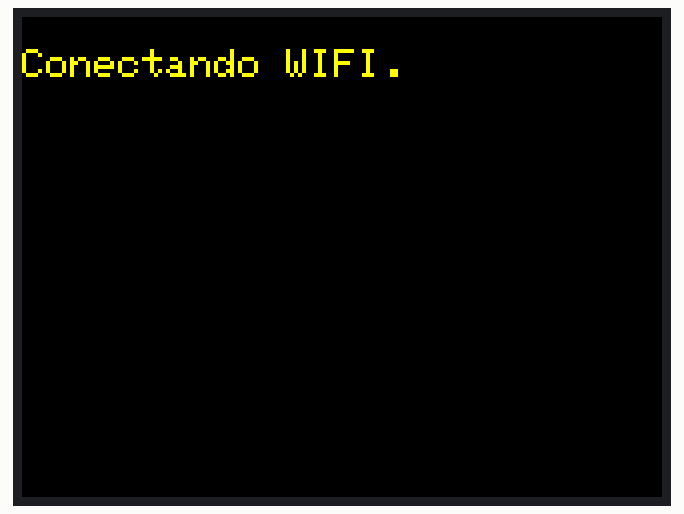
Simulated run of this program. Board: ESP8266 (NodeMCU). Parts: 320×240 colour display. WiFi joins after 1.5 s; servers stay silent unless stated; network time is answered at once with the bench clock; the local clock reads 2024-03-15 10:24:30 at power-on unless the program sets it; not simulated (calls return 0 or success): WifiCredentials.h; what the program prints to the serial monitor is not drawn.

Above: at 0.8 s.
At 1.8 s:
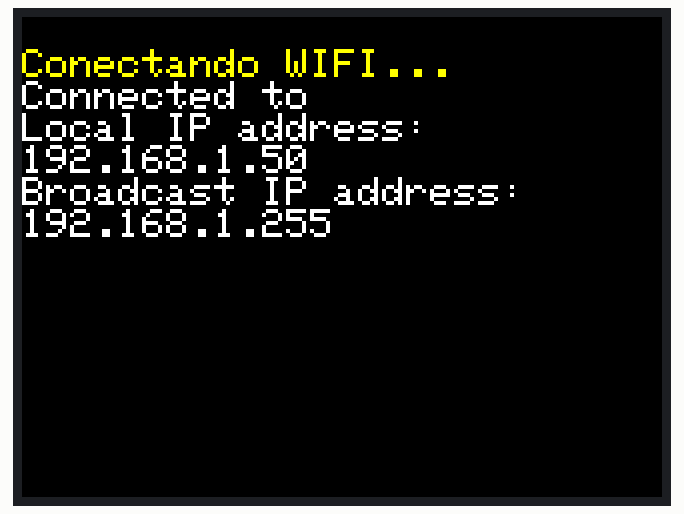
At 6.1 s:
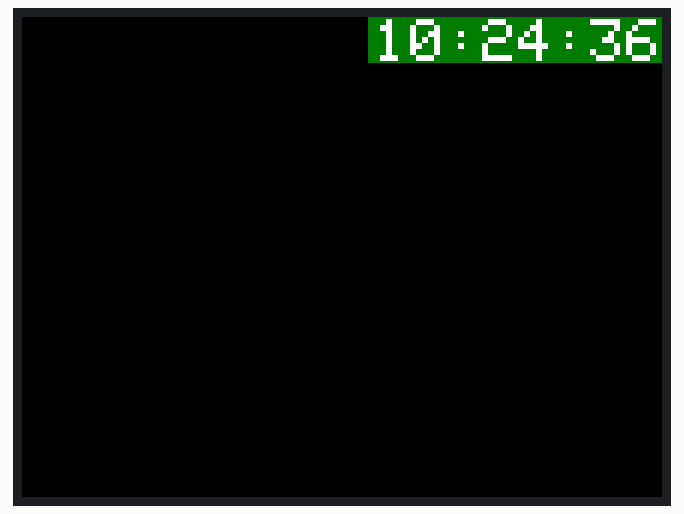
At 14.1 s:
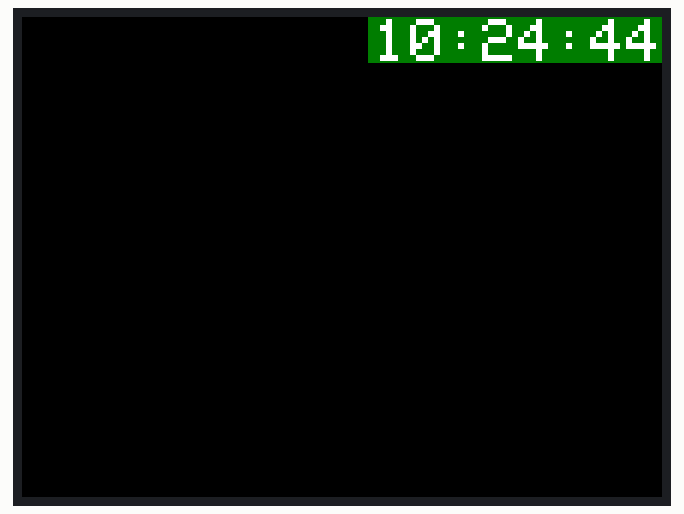
At 22.1 s:
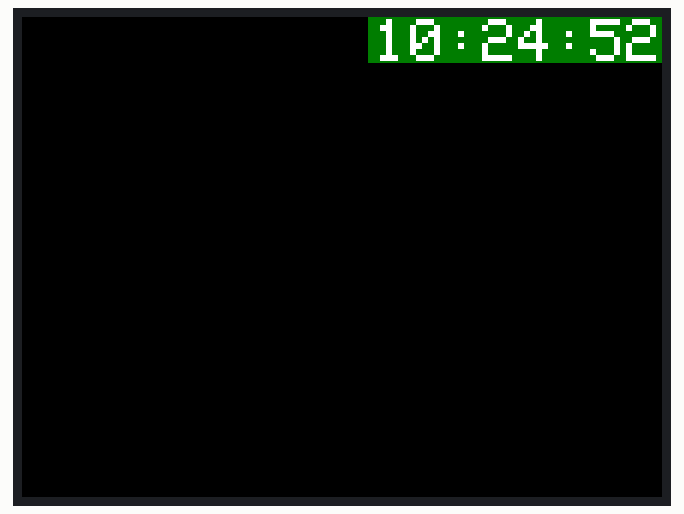
At 39.1 s:
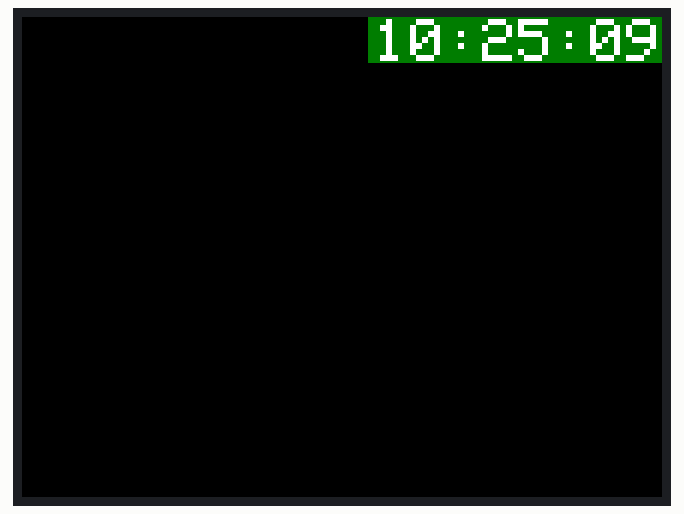

The program:

main.cpp
```cpp
/*
 * Interface com LCD 2.2" SPI TFT Module
 *
 * Ref.: https://simple-circuit.com/esp8266-nodemcu-ili9341-tft-display/
 *
 * Pinagem:
 * TFT Pinout | ESP12c
 * 1 VCC      | 3v3
 * 2 GND      | GND
 * 3 CS       | D2 (ESP8266EX GPIO4)
 * 4 RST      | D3 (ESP8266EX GPIO0)
 * 5 D/C      | D4 (ESP8266EX GPIO2)
 * 6 MOSI     | D7 (ESP8266EX GPIO13)
 * 7 SCK      | D5 (ESP8266EX GPIO14)
 * 8 BL       | 3v3
 * 9 MISO     | Não conectado
 *
 * Pins D5 (GPIO14) and D7 (GPIO13) are hardware SPI module pins of the ESP8266EX microcontroller
 * respectively for SCK (serial clock) and MOSI (master-out slave-in).
 */

#include "Arduino.h"

#include <ESP8266WiFi.h>
#include <ESP8266mDNS.h>
#include <NTPClient.h>
#include <WiFiUdp.h>
#include <ArduinoOTA.h>
#include <WifiCredentials.h>

#include <Adafruit_ILI9341.h>   // include Adafruit ILI9341 TFT library

#define TFT_CS    D2     // TFT CS  pin is connected to NodeMCU pin D2
#define TFT_RST   D3     // TFT RST pin is connected to NodeMCU pin D3
#define TFT_DC    D4     // TFT DC  pin is connected to NodeMCU pin D4
// initialize ILI9341 TFT library with hardware SPI module
// SCK (CLK) ---> NodeMCU pin D5 (GPIO14)
// MOSI(DIN) ---> NodeMCU pin D7 (GPIO13)
Adafruit_ILI9341 tft = Adafruit_ILI9341(TFT_CS, TFT_DC, TFT_RST);

const char* ssid = WIFI_SSID;
const char* password = WIFI_PASSWORD;

WiFiUDP ntpUDP;
NTPClient timeClient(ntpUDP, "pool.ntp.org");
String printedTime = String();

#define DISPLAY_W 320
#define DISPLAY_H 240
#define MARGIN_W 3
#define MARGIN_H 1

int16_t time_x, time_y, time_w, time_h;

WiFiUDP wifiUDP = WiFiUDP();
IPAddress broadcastIP;
char packetBuffer[UDP_TX_PACKET_MAX_SIZE];
long udpNum = 0;
long lastUdpNum = 0;
char sensors[4];

boolean OTA_Updating = false;

unsigned long testFillScreen();
unsigned long testText();

void blinkLed();
unsigned long blinkLastMillis = millis();
uint8_t blinkLevel = LOW;

int16_t progress_x;
int16_t progress_y;

void conectaWifi();

void verifyChar(Stream &stream, int c);

void setup()
{
    Serial.begin(115200);
    Serial.println();
    Serial.println("Show me all!");

    // initialize LED digital pin as an output.
    pinMode(LED_BUILTIN, OUTPUT);

    tft.begin();
    tft.setRotation(1);

    conectaWifi();

    // OTA SETUP
    // Port defaults to 8266
    // ArduinoOTA.setPort(8266);

    // Hostname defaults to esp8266-[ChipID]
    ArduinoOTA.setHostname("showmeall");

    // No authentication by default
    ArduinoOTA.setPasswordHash("26a4b3151ec19724b0c29513bce9aa50");

    // Password can be set with it's md5 value as well
    // MD5(admin) = 21232f297a57a5a743894a0e4a801fc3
    // ArduinoOTA.setPasswordHash("21232f297a57a5a743894a0e4a801fc3");

    ArduinoOTA.onStart([]() {
        OTA_Updating = true;
        String type;
        if (ArduinoOTA.getCommand() == U_FLASH) {
            type = "sketch";
        } else {  // U_FS
            type = "filesystem";
        }

        // NOTE: if updating FS this would be the place to unmount FS using FS.end()
        Serial.println("Start updating " + type);

        tft.setCursor(0,0);
        tft.fillScreen(ILI9341_BLACK);
        tft.setTextColor(ILI9341_YELLOW); tft.setTextSize(2);
        tft.println();
        tft.print("Start updating " + type);

        tft.setTextColor(ILI9341_WHITE, ILI9341_BLUE); tft.setTextSize(2);
        tft.println();
        //tft.print("Progress : ");
        progress_x = tft.getCursorX();
        progress_y = tft.getCursorY();
    });
    ArduinoOTA.onEnd([]() {
        tft.setCursor(0,0);
        tft.fillScreen(ILI9341_BLACK);
        Serial.println("\nEnd");
        OTA_Updating = false;
    });
    ArduinoOTA.onProgress([](unsigned int progress, unsigned int total) {
        unsigned int perc = progress / (total / 100);
        Serial.printf("Progress: %u%%\r", perc);
        if (perc%10==0) {
            tft.setCursor(progress_x, progress_y);
            tft.printf("Progress: %u%%", perc);
        }
    });
    ArduinoOTA.onError([](ota_error_t error) {
        Serial.printf("Error[%u]: ", error);
        tft.printf("Error[%u]: ", error);
        if (error == OTA_AUTH_ERROR) {
            Serial.println("Auth Failed");
            tft.println("Auth Failed");
        } else if (error == OTA_BEGIN_ERROR) {
            Serial.println("Begin Failed");
            tft.println("Begin Failed");
        } else if (error == OTA_CONNECT_ERROR) {
            Serial.println("Connect Failed");
            tft.println("Connect Failed");
        } else if (error == OTA_RECEIVE_ERROR) {
            Serial.println("Receive Failed");
            tft.println("Receive Failed");
        } else if (error == OTA_END_ERROR) {
            Serial.println("End Failed");
            tft.println("End Failed");
        }
    });
    ArduinoOTA.begin();

    // UDP client
    broadcastIP = WiFi.broadcastIP();
    wifiUDP.begin(19020);

    // water sensors
    sensors[0] = 'x';
    sensors[1] = 'x';
    sensors[2] = 'x';
    sensors[3] = 'x';

    // inicia a escuta do UDP

    // Initialize a NTPClient to get time
    timeClient.begin();
    // Set offset time in seconds to adjust for your timezone, for example:
    // GMT +1 = 3600
    // GMT +8 = 28800
    // GMT -1 = -3600
    // GMT 0 = 0
    timeClient.setTimeOffset(-3600*3); // GMT-3

    delay(4000);
    tft.fillScreen(ILI9341_BLACK);
    tft.setTextColor(ILI9341_WHITE);
    tft.setTextSize(3);

    time_w = (18*8)-3;
    time_h = 21;
    time_x = DISPLAY_W - time_w - MARGIN_W;
    time_y = 1;
}

void loop()
{
    ArduinoOTA.handle();
    timeClient.update();

    if (!OTA_Updating) {

        const String &formattedTime = timeClient.getFormattedTime();
        if (formattedTime != printedTime) {
            printedTime = formattedTime;
            tft.fillRect((short) (time_x - MARGIN_W), (short) (time_y - MARGIN_H),
                         (short) (time_w + (2 * MARGIN_W)), (short) (time_h + (2 * MARGIN_H)),
                         ILI9341_DARKGREEN);
            tft.setCursor(time_x, time_y);

            tft.println(formattedTime);
        }

        if (udpNum != lastUdpNum) {
            lastUdpNum = udpNum;
            int16_t linSensor = 0;
            tft.fillRect(0, linSensor,
                         (6 * 18) + 2 * MARGIN_W, (short) (2 * time_h + 4 * MARGIN_H),
                         ILI9341_DARKGREY);
            tft.setCursor(0, linSensor);
            tft.write(sensors, 4);

            tft.setCursor(0, (short) (linSensor + time_h + 2 * MARGIN_H));
            tft.print(udpNum);
        }
    }

    int packetSize = wifiUDP.parsePacket();
    if (packetSize) {
        try {
            verifyChar(wifiUDP, 'N');
            verifyChar(wifiUDP, '=');
            udpNum = wifiUDP.parseInt();
            verifyChar(wifiUDP, '-');
            wifiUDP.readBytes(sensors, 4);
        } catch (int error_code) {
            Serial.print(F("Falha:"));
            Serial.println(error_code);
        }

    }

    blinkLed();
}

void verifyChar(Stream &stream, int c) {
    int r = stream.read();
    if (r!=c) {
        throw (c);
    }
}

void blinkLed() {

    unsigned long now = millis();
    if (((blinkLastMillis + 500) <= now) || (now < blinkLastMillis)) {
        blinkLastMillis = now;

        blinkLevel = blinkLevel == LOW ? HIGH : LOW;
        digitalWrite(LED_BUILTIN, blinkLevel);
    }
}

unsigned long testFillScreen() {
    unsigned long start = micros();
    tft.fillScreen(ILI9341_BLACK);
    tft.fillScreen(ILI9341_RED);
    tft.fillScreen(ILI9341_GREEN);
    tft.fillScreen(ILI9341_BLUE);
    tft.fillScreen(ILI9341_BLACK);
    return micros() - start;
}

unsigned long testText() {
    tft.fillScreen(ILI9341_BLACK);
    unsigned long start = micros();
    tft.setCursor(0, 0);
//    tft.setTextColor(ILI9341_WHITE);  tft.setTextSize(1);
//    tft.println("Recado");
//    tft.setTextColor(ILI9341_YELLOW); tft.setTextSize(2);
//    tft.println(10.23);
//    tft.setTextColor(ILI9341_RED);    tft.setTextSize(3);
//    tft.println(0xDEADBEEF, HEX);
//    tft.println();
//    tft.setTextColor(ILI9341_GREEN);
//    tft.setTextSize(5);
//    tft.println("TIAGO");
//    tft.setTextSize(2);
//    tft.println("Eu te amo papai!");
//    tft.setTextSize(1);
//    tft.println("Abraço.");

    tft.setTextColor(ILI9341_WHITE); tft.setTextSize(3);
    tft.println("Luciene,");
    tft.println();
    tft.setTextColor(ILI9341_RED); tft.setTextSize(5);
    tft.println("EU TE AMO!");
    tft.setTextColor(ILI9341_BLUE); tft.setTextSize(3);
    tft.println();
    tft.println("Sergio Marcelo");

    return micros() - start;
}

void conectaWifi() {
    WiFi.mode(WIFI_STA);
    WiFi.begin(ssid, password);

    Serial.print(F("Aguardando WIFI"));

    tft.fillScreen(ILI9341_BLACK);
    tft.setTextColor(ILI9341_YELLOW); tft.setTextSize(2);
    tft.println();
    tft.print(F("Conectando WIFI"));

    while (WiFi.status() != WL_CONNECTED) {
        delay(500);
        tft.print(".");
    }
    tft.setTextColor(ILI9341_WHITE); tft.setTextSize(2);
    tft.println();
    tft.print(F("Connected to "));
    tft.println(ssid);
    tft.println(F("Local IP address: "));
    tft.println(WiFi.localIP());
    tft.println(F("Broadcast IP address: "));
    tft.println(WiFi.broadcastIP());
}
```

Measured:
- what the display in image 1 shows lasts 4.0 s, from 1.7 s to 5.7 s
- what the display in image 2 shows lasts 1.0 s, from 6.0 s to 7.0 s
